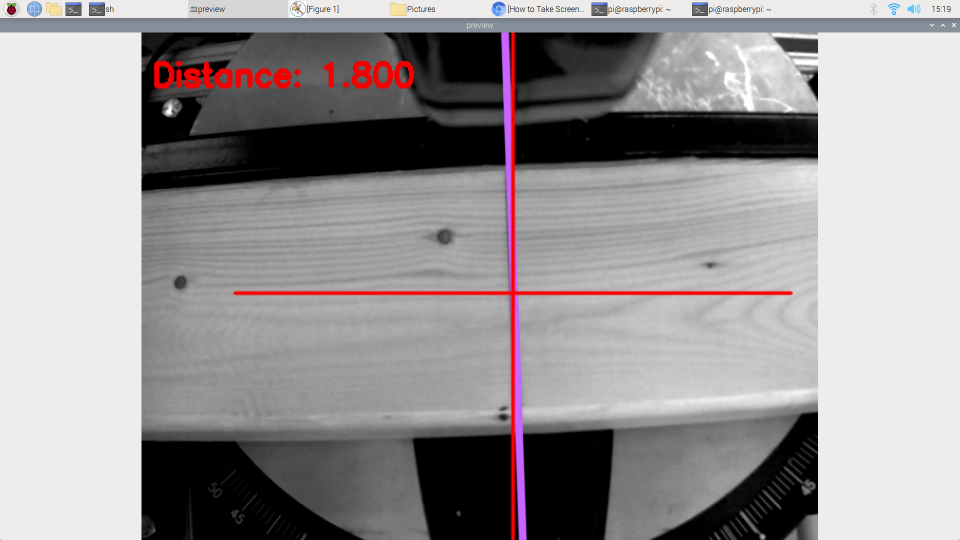
#> input picture 5_testing_rotate/2022-04-25-151937_1920x1080_scrot.png, 1920 x 1080 px, given in place of the camera (shown at 1/2 size)
$ python tune_canny.py
#> lines starting #> are read from the running program, lines starting #| are printed output that depends on the picture
#finding hsv range of target object
# press 's' key to save the calibration
# press 'esc' key to exit
import cv2
import argparse
import numpy as np
import time
# A required callback method that goes into the trackbar function.
def nothing(x):
    pass

# Initializing the cam feed.
cam_id_array = np.load('__calibrate__/color_angle_center_cam_id_array.npy')
#> (reads robo_vision_2/__calibrate__/color_angle_center_cam_id_array.npy from the repository)
center_cam_id = int(cam_id_array[2])
print("Color cam ID: " + str(center_cam_id))
cap = cv2.VideoCapture(center_cam_id)
#time.sleep(2)
#cap.set(3,1280)
#cap.set(4,720)

# Create a window named trackbars.
cv2.namedWindow("Trackbars", cv2.WINDOW_AUTOSIZE)

# Now create 6 trackbars that will control the lower and upper range of
# H,S and V channels. The Arguments are like this: Name of trackbar,
# window name, range,callback function. For Hue the range is 0-179 and
# for S,V its 0-255.
try:
    thresh_ratio = np.load('__calibrate__/canny_tresh_ratio.npy')
    low_threshold = thresh_ratio[0]
    ratio = thresh_ratio[1]
    cv2.createTrackbar("Threshold", "Trackbars", low_threshold, 100, nothing)
    cv2.createTrackbar("Ratio", "Trackbars", ratio, 5, nothing)
except:
    cv2.createTrackbar("Threshold", "Trackbars", 0, 100, nothing)
    cv2.createTrackbar("Ratio", "Trackbars", 0, 5, nothing)


while True:

    # Start reading the webcam feed frame by frame.
    ret, frame = cap.read()
#> frame is the input picture: shape (1080, 1920, 3); mean B, G, R 149.7, 148.5, 152.2
    if not ret:
        break
    # Flip the frame horizontally (Not required)
    #frame = cv2.flip( frame, 1 )
    #frame = cv2.GaussianBlur(frame,(5,5),cv2.BORDER_DEFAULT)
    # Convert the BGR image to HSV image.
    hsv = cv2.cvtColor(frame, cv2.COLOR_BGR2HSV)
#> hsv: shape (1080, 1920, 3); mean H, S, V 4.7, 6.3, 153.3

    # Get the new values of the trackbar in real time as the user changes
    # them
    low_threshold = cv2.getTrackbarPos("Threshold", "Trackbars")
    ratio = cv2.getTrackbarPos("Ratio", "Trackbars")

    frame1 = cv2.cvtColor(frame, cv2.COLOR_BGR2GRAY)
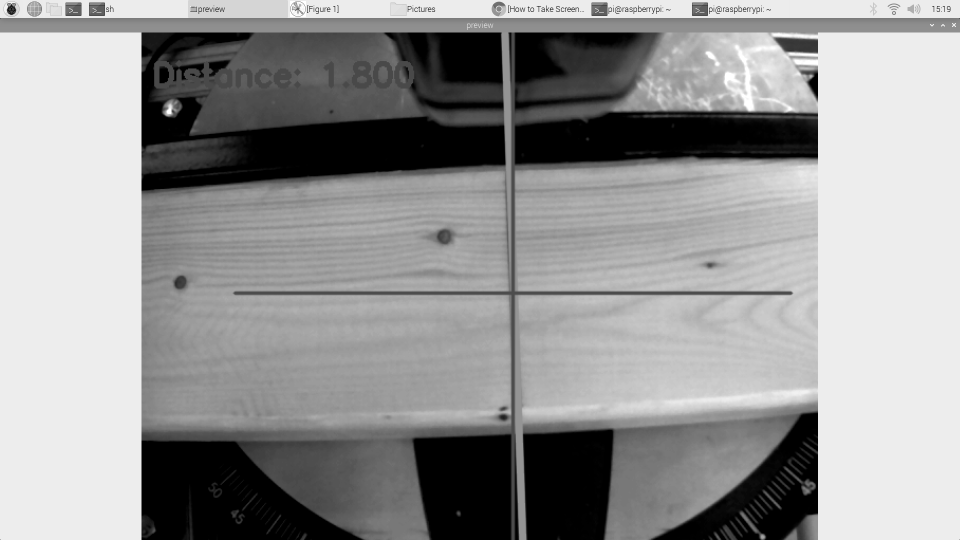
#> frame1: shape (1080, 1920) (shown at 1/2 size); min 0, max 255, mean 149.8
    frame1 = cv2.GaussianBlur(frame1, (3, 3), 0)
    frame1 = cv2.GaussianBlur(frame1,(5,5),cv2.BORDER_DEFAULT)
    detected_edges = cv2.Canny(frame1,low_threshold, low_threshold*ratio ,apertureSize = 3)
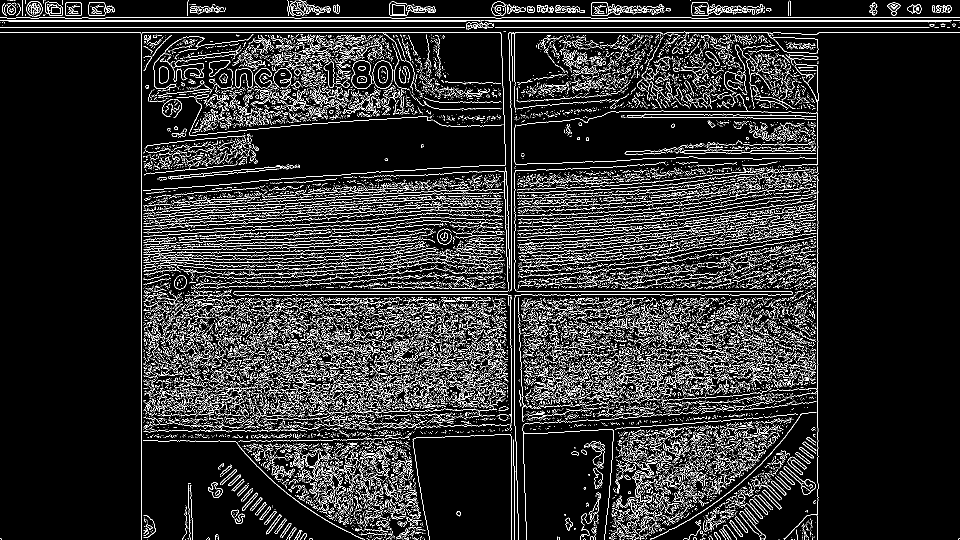
#> detected_edges: shape (1080, 1920) (shown at 1/2 size); 10% white in thin lines or dots


    # Converting the binary mask to 3 channel image, this is just so
    # we can stack it with the others
    mask_3 = cv2.cvtColor(detected_edges, cv2.COLOR_GRAY2BGR)
#> mask_3: shape (1080, 1920, 3); 10% white in thin lines or dots

    # stack the mask, orginal frame and the filtered result
    stacked = np.hstack((mask_3,frame))
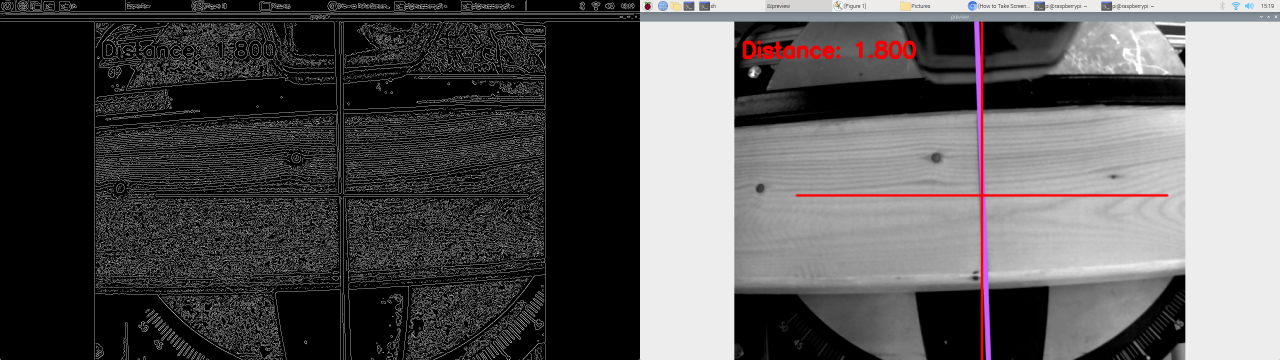
#> stacked: shape (1080, 3840, 3) (shown at 1/3 size); mean B, G, R 87.6, 87, 88.9

    # Show this stacked frame at 40% of the size.
    cv2.imshow('Set Top Color Mask, press ESC to close s to save',cv2.resize(stacked,None,fx=0.8,fy=0.8))
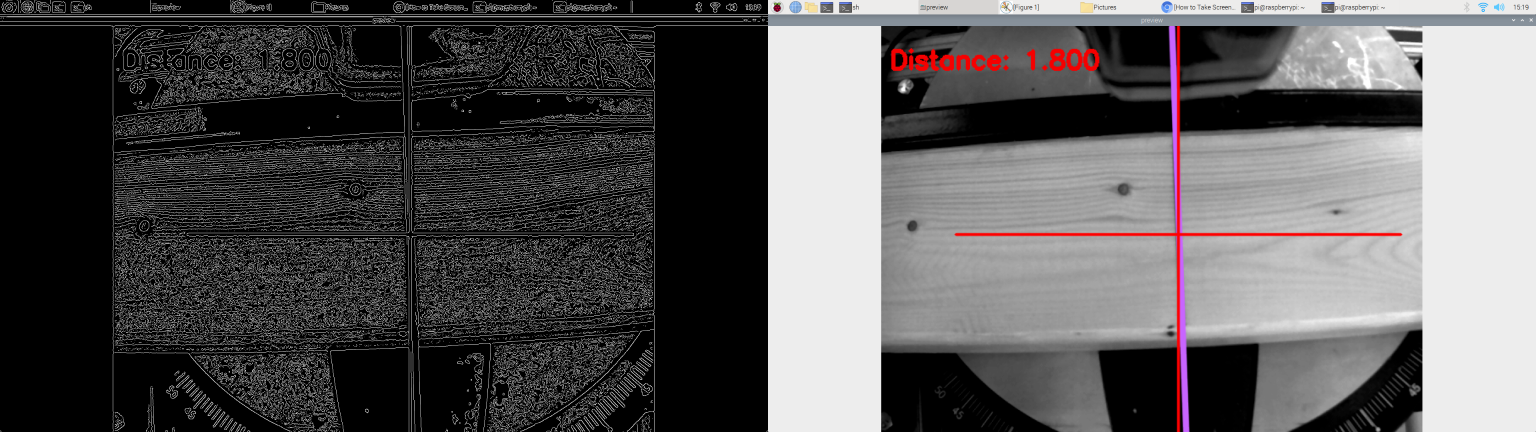
#> window 'Set Top Color Mask, press ESC ': shape (864, 3072, 3) (shown at 1/2 size); mean B, G, R 87.7, 87.1, 88.9

    # If the user presses ESC or q then exit the program
    key = cv2.waitKey(1)
#> (key q is pressed here)
    if key == 27:
        break
    if key == ord('q'):
        break

    # If the user presses `s` then print this array.
    if key == ord('s'):

        thearray = [low_threshold,ratio]
        print(thearray)

        # Also save this array as __calibrate__/hsv_value.npy
        np.save('__calibrate__/canny_tresh_ratio',thearray)
        break

# Release the camera & destroy the windows.
cap.release()
cv2.destroyAllWindows()
